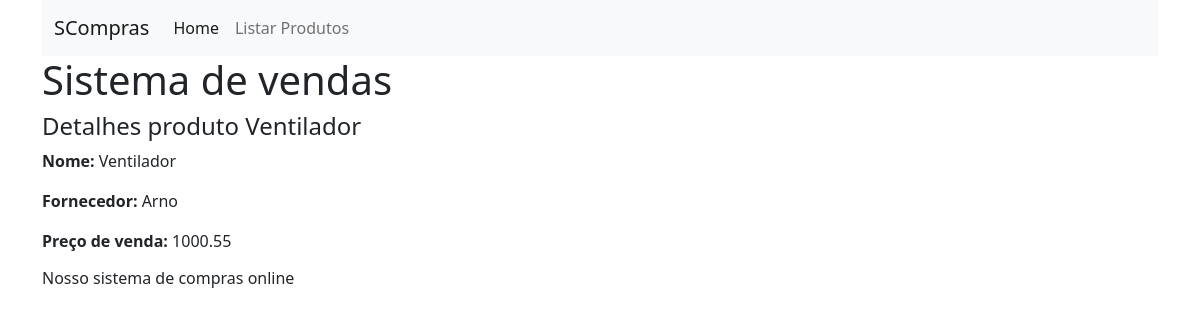
Page /produtos/detalhes/3 on the committed database.
### Produtos/models.py (models this page shows)
class Produto(models.Model):
    nome = models.CharField(max_length=200, verbose_name="Nome")
    fornecedor = models.CharField(max_length=200, verbose_name="Fornecedor")
    qnt_em_estoque = models.PositiveIntegerField(verbose_name="Quantidade em estoque", null=True)
    preco_de_venda = models.DecimalField(max_digits=10, decimal_places=2, verbose_name="Preço de venda")
    desconto = models.DecimalField(max_digits=10, decimal_places=2, verbose_name="Desconto", null=True, blank=True)
    favorito = models.BooleanField(default=False)
    def __str__(self):
        return self.nome
    class Meta:
        ordering = ['nome', 'fornecedor']

### Produtos/views.py (the view)
# urls.py: path('detalhes/<int:pk>', views.detalhes_produto, name='detalhes_produto'),
def detalhes_produto(request, pk):
    produto = Produto.objects.get(pk=pk)
    informacoes = {
        'produto': produto
    }
    return render(request, 'Produtos/detalhes_produto.html', informacoes)

### Templates/Produtos/detalhes_produto.html
{% extends "base.html" %}
{% block subtitulo %}
Detalhes produto {{produto}}
{% endblock %}
{% block conteudo %}
<p id="id_nome"><strong>Nome: </strong> {{produto.nome}} </p>
<p id="id_fornecedor"><strong>Fornecedor: </strong> {{produto.fornecedor}} </p>
<p id="id_preco_de_venda"><strong>Preço de venda: </strong> {{produto.preco_de_venda}} </p>
{% endblock %}
{% block rodape %}
Nosso sistema de compras online
{% endblock %}

### rows in the picture
Produto: nome "Ventilador", fornecedor "Arno", preco_de_venda "1000.55"
